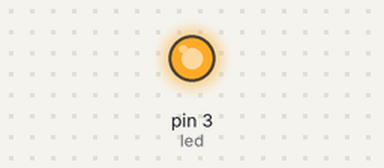
A sketch run on a simulated Arduino Uno, built with avr-gcc and run on an emulated ATmega328P. Shown: output pins drawn as LEDs (lit = HIGH). EEPROM starts erased; what the sketch prints to the serial monitor is not drawn.

Above: at 4.5 s.
At 7.5 s:
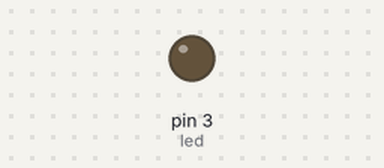
Timing chart, 0 to 10.8 s (numbered marks = the images above):
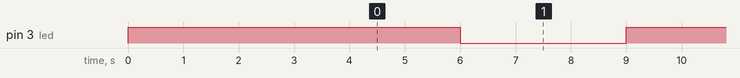

The sketch:

EEPROM.ino
```cpp
#include <EEPROM.h>
#define led 3
int Address = 0;
int Value = 0;
int a,Status;

void setup() {
  // put your setup code here, to run once:
  Serial.begin(9600);
  int d = EEPROM.read(Address);
  pinMode(led,OUTPUT);
  Serial.print(d);
  digitalWrite(led,d);
  delay(3000);
}

void loop() {
  // put your main code here, to run repeatedly:
  digitalWrite(led,HIGH);
  Status = 1;
  EEPROM.write(Address,Status);
  delay(3000);
  digitalWrite(led,LOW);

  Status = 0;
  EEPROM.write(Address,Status);
  delay(3000);
}
```

Measured:
- by itself, pin 3 (led): alternates HIGH for 3.0 s and LOW for 3.0 s
